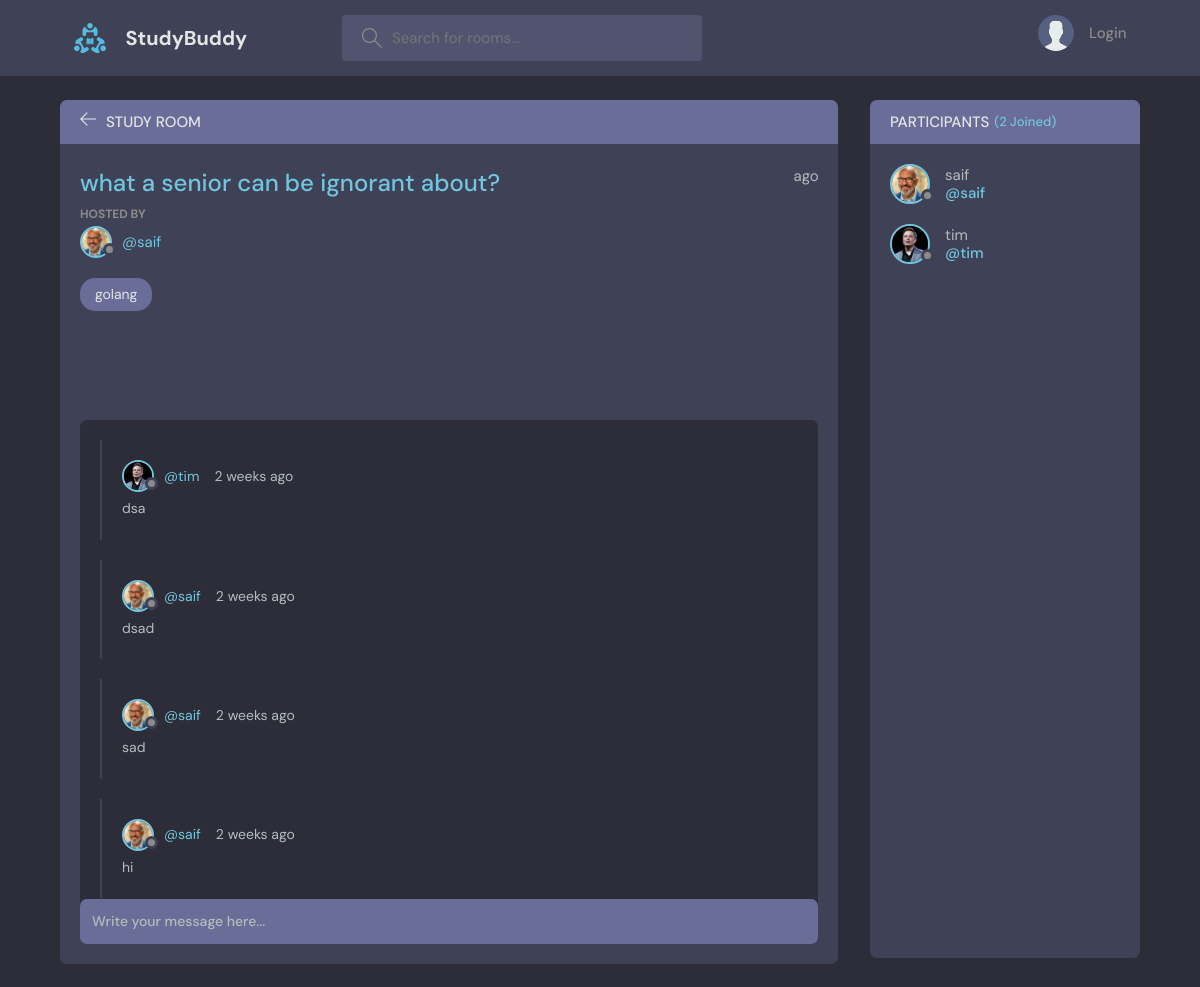
The page /room/4/ on the database its author committed.
### base/models.py (models this page shows, shortened)
class Room(models.Model):
    host = models.ForeignKey(User, on_delete=models.SET_NULL, null=True)
    topic = models.ForeignKey(Topic, on_delete=models.SET_NULL, null=True) # if the topic is deleted the room will not
    name = models.CharField(max_length=200)
    description = models.TextField(null=True, blank=True) # null --> must be description      blank --> for form user can sumbit room without description
    participants = models.ManyToManyField(User, related_name="participant", blank=True)
    updated = models.DateTimeField(auto_now=True) # will has value every time it is sumbitted
    created = models.DateTimeField(auto_now_add=True) # will save one value at the initiating of it
    class Meta: # to order the Rooms
        ordering = ['-updated', '-created']

class User(AbstractUser):
    name = models.CharField(max_length=200, null=True)
    email = models.EmailField(unique=True, null=True)
    bio = models.TextField(null=True)
    avatar = models.ImageField(null=True, default="avatar.svg")
    USERNAME_FIELD = 'email'
    REQUIRED_FIELDS = []

class Topic(models.Model):
    name = models.CharField(max_length=200)
    def __str__(self):
        return self.name

class Message(models.Model):
    user = models.ForeignKey(User, on_delete=models.CASCADE) # (user)one TO many(messages)
    room = models.ForeignKey(Room, on_delete=models.CASCADE) # when delete Room all messages will be deleted because of CASCADE
    body = models.TextField()
    updated = models.DateTimeField(auto_now=True) # will has value every time it is sumbitted
    created = models.DateTimeField(auto_now_add=True) # will save one value at the initiating of it
    class Meta: # to order the Messages
        ordering = ['-updated', '-created']

### base/views.py (the view, shortened to what this page needs)
# urls.py: path('room/<str:pk>/', views.room, name='room'),
def room(request, pk):
    room = Room.objects.get(id=pk)
    room_messages = room.message_set.all().order_by('-created')
    participants = room.participants.all()
    context = {'room':room, "room_messages":room_messages, "participants":participants}
    return render(request, 'base/room.html', context)  # os.path.join('base', 'room.html)

### base/templates/base/room.html (shortened to what this page needs)
{% extends 'main.html'%}
{% block content %}
    <main class="profile-page layout layout--2">
      <div class="container">
        <div class="room">
          <div class="room__top">
            <div class="room__topLeft">
              <a href="{%url 'home' %}">
                <svg version="1.1" xmlns="http://www.w3.org/2000/svg" width="32" height="32" viewBox="0 0 32 32">
                  <title>arrow-left</title>
                  <path
                    d="M13.723 2.286l-13.723 13.714 13.719 13.714 1.616-1.611-10.96-10.96h27.625v-2.286h-27.625l10.965-10.965-1.616-1.607z"
                  ></path>
                </svg>
              </a>
              <h3>Study Room</h3>
            </div>
          </div>
          <div class="room__box scroll">
            <div class="room__header scroll">
              <div class="room__info">
                <h3>{{room.name}}</h3>
                <span>{{room.create|timesince}} ago</span>
              </div>
              <div class="room__hosted">
                <p>Hosted By</p>
                <a href="{%url 'user-profile' room.host.id%}" class="room__author">
                  <div class="avatar avatar--small">
                    <img src="{{room.host.avatar.url}}" />
                  </div>
                  <span>@{{room.host.username}}</span>
                </a>
              </div>
              <span class="room__topics">{{room.topic}}</span>
            </div>
            <div class="room__conversation">
              <div class="threads scroll">
                {%for message in room_messages%}
                  <div class="thread">
                    <div class="thread__top">
                      <div class="thread__author">
                        <a href="{%url 'user-profile' message.user.id%}" class="thread__authorInfo">
                          <div class="avatar avatar--small">
                            <img src="{{message.user.avatar.url}}" />
                          </div>
                          <span>@{{message.user.username}}</span>
                        </a>
                        <span class="thread__date">{{message.created|timesince}} ago</span>
                      </div>
                    </div>
                    <div class="thread__details">
                      {{message.body}}
                    </div>
                  </div>
                {% endfor%}
              </div>
            </div>
          </div>
          <div class="room__message">
            <form action="" method="POST" >
              <input name="body" placeholder="Write your message here..." />
            </form>
          </div>
        </div>
        <div class="participants">
          <h3 class="participants__top">Participants <span>({{participants.count}} Joined)</span></h3>
          <div class="participants__list scroll">
            {%for participant in participants%}
            <a href="{%url 'user-profile' participant.id%}" class="participant">
              <div class="avatar avatar--medium">
                <img src="{{participant.avatar.url}}" />
              </div>
              <p>
                {{participant.username}}
                <span>@{{participant.username}}</span>
              </p>
            </a>
            {%endfor%}
          </div>
        </div>
      </div>
    </main>
{% endblock content %}

### rows shown on the page
Room: name "what a senior can be ignorant about?", host.avatar (picture), host.username "saif", topic "golang"
Message: user.avatar (picture), user.username "tim", created "2 weeks", body "dsa"
Message: user.avatar (picture), user.username "saif", created "2 weeks", body "dsad"
Message: user.avatar (picture), user.username "saif", created "2 weeks", body "sad"
Message: user.avatar (picture), user.username "saif", created "2 weeks", body "hi"
User: avatar (picture), username "saif"
User: avatar (picture), username "tim"

### other values the page prints
{{ participants.count }} "2"
